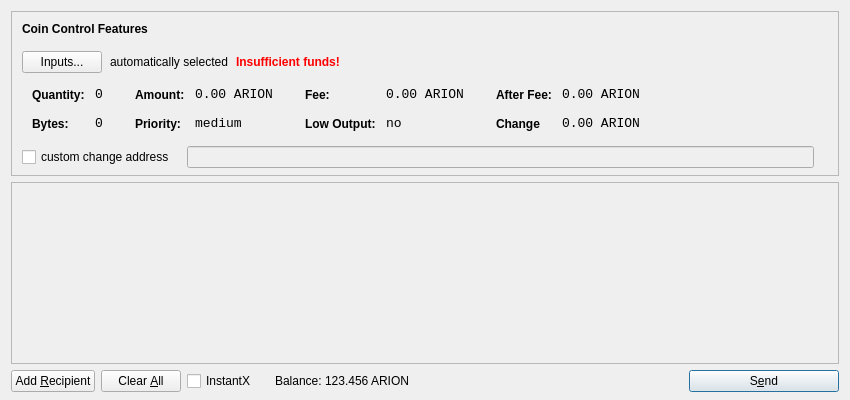
<?xml version="1.0" encoding="UTF-8"?>
<ui version="4.0">
 <class>SendCoinsDialog</class>
 <widget class="QDialog" name="SendCoinsDialog">
  <property name="geometry">
   <rect>
    <x>0</x>
    <y>0</y>
    <width>850</width>
    <height>400</height>
   </rect>
  </property>
  <property name="windowTitle">
   <string>Send Coins</string>
  </property>
  <property name="styleSheet">
   <string notr="true"/>
  </property>
  <layout class="QVBoxLayout" name="verticalLayout" stretch="0,1,0">
   <property name="bottomMargin">
    <number>8</number>
   </property>
   <item>
    <widget class="QFrame" name="frameCoinControl">
     <property name="sizePolicy">
      <sizepolicy hsizetype="Expanding" vsizetype="Expanding">
       <horstretch>0</horstretch>
       <verstretch>0</verstretch>
      </sizepolicy>
     </property>
     <property name="maximumSize">
      <size>
       <width>16777215</width>
       <height>16777215</height>
      </size>
     </property>
     <property name="frameShape">
      <enum>QFrame::StyledPanel</enum>
     </property>
     <property name="frameShadow">
      <enum>QFrame::Sunken</enum>
     </property>
     <layout class="QVBoxLayout" name="verticalLayoutCoinControl2">
      <property name="spacing">
       <number>6</number>
      </property>
      <property name="leftMargin">
       <number>0</number>
      </property>
      <property name="topMargin">
       <number>0</number>
      </property>
      <property name="rightMargin">
       <number>0</number>
      </property>
      <property name="bottomMargin">
       <number>6</number>
      </property>
      <item>
       <layout class="QVBoxLayout" name="verticalLayoutCoinControl" stretch="0,0,0,0,1">
        <property name="spacing">
         <number>0</number>
        </property>
        <property name="leftMargin">
         <number>10</number>
        </property>
        <property name="topMargin">
         <number>10</number>
        </property>
        <item>
         <layout class="QHBoxLayout" name="horizontalLayoutCoinControl1">
          <property name="bottomMargin">
           <number>15</number>
          </property>
          <item>
           <widget class="QLabel" name="labelCoinControlFeatures">
            <property name="sizePolicy">
             <sizepolicy hsizetype="Preferred" vsizetype="Maximum">
              <horstretch>0</horstretch>
              <verstretch>0</verstretch>
             </sizepolicy>
            </property>
            <property name="font">
             <font>
              <weight>75</weight>
              <bold>true</bold>
             </font>
            </property>
            <property name="styleSheet">
             <string notr="true">font-weight:bold;</string>
            </property>
            <property name="text">
             <string>Coin Control Features</string>
            </property>
           </widget>
          </item>
         </layout>
        </item>
        <item>
         <layout class="QHBoxLayout" name="horizontalLayoutCoinControl2" stretch="0,0,0,0">
          <property name="spacing">
           <number>8</number>
          </property>
          <property name="bottomMargin">
           <number>10</number>
          </property>
          <item>
           <widget class="QPushButton" name="pushButtonCoinControl">
            <property name="styleSheet">
             <string notr="true"/>
            </property>
            <property name="text">
             <string>Inputs...</string>
            </property>
           </widget>
          </item>
          <item>
           <widget class="QLabel" name="labelCoinControlAutomaticallySelected">
            <property name="text">
             <string>automatically selected</string>
            </property>
            <property name="margin">
             <number>5</number>
            </property>
           </widget>
          </item>
          <item>
           <widget class="QLabel" name="labelCoinControlInsuffFunds">
            <property name="font">
             <font>
              <weight>75</weight>
              <bold>true</bold>
             </font>
            </property>
            <property name="styleSheet">
             <string notr="true">color:red;font-weight:bold;</string>
            </property>
            <property name="text">
             <string>Insufficient funds!</string>
            </property>
            <property name="margin">
             <number>5</number>
            </property>
           </widget>
          </item>
          <item>
           <spacer name="horizontalSpacerCoinControl">
            <property name="orientation">
             <enum>Qt::Horizontal</enum>
            </property>
            <property name="sizeHint" stdset="0">
             <size>
              <width>40</width>
              <height>1</height>
             </size>
            </property>
           </spacer>
          </item>
         </layout>
        </item>
        <item>
         <widget class="QWidget" name="widgetCoinControl" native="true">
          <property name="sizePolicy">
           <sizepolicy hsizetype="Preferred" vsizetype="Preferred">
            <horstretch>0</horstretch>
            <verstretch>0</verstretch>
           </sizepolicy>
          </property>
          <property name="minimumSize">
           <size>
            <width>0</width>
            <height>0</height>
           </size>
          </property>
          <property name="styleSheet">
           <string notr="true"/>
          </property>
          <layout class="QHBoxLayout" name="horizontalLayoutCoinControl5">
           <property name="leftMargin">
            <number>0</number>
           </property>
           <property name="topMargin">
            <number>0</number>
           </property>
           <property name="rightMargin">
            <number>0</number>
           </property>
           <property name="bottomMargin">
            <number>0</number>
           </property>
           <item>
            <layout class="QHBoxLayout" name="horizontalLayoutCoinControl3" stretch="0,0,0,1">
             <property name="spacing">
              <number>20</number>
             </property>
             <property name="topMargin">
              <number>0</number>
             </property>
             <property name="bottomMargin">
              <number>10</number>
             </property>
             <item>
              <layout class="QFormLayout" name="formLayoutCoinControl1">
               <property name="horizontalSpacing">
                <number>10</number>
               </property>
               <property name="verticalSpacing">
                <number>14</number>
               </property>
               <property name="leftMargin">
                <number>10</number>
               </property>
               <property name="topMargin">
                <number>4</number>
               </property>
               <property name="rightMargin">
                <number>6</number>
               </property>
               <item row="0" column="0">
                <widget class="QLabel" name="labelCoinControlQuantityText">
                 <property name="styleSheet">
                  <string notr="true">font-weight:bold;</string>
                 </property>
                 <property name="text">
                  <string>Quantity:</string>
                 </property>
                 <property name="margin">
                  <number>0</number>
                 </property>
                </widget>
               </item>
               <item row="0" column="1">
                <widget class="QLabel" name="labelCoinControlQuantity">
                 <property name="font">
                  <font>
                   <family>Monospace</family>
                   <pointsize>10</pointsize>
                  </font>
                 </property>
                 <property name="cursor">
                  <cursorShape>IBeamCursor</cursorShape>
                 </property>
                 <property name="contextMenuPolicy">
                  <enum>Qt::ActionsContextMenu</enum>
                 </property>
                 <property name="text">
                  <string>0</string>
                 </property>
                 <property name="margin">
                  <number>0</number>
                 </property>
                 <property name="textInteractionFlags">
                  <set>Qt::LinksAccessibleByMouse|Qt::TextSelectableByKeyboard|Qt::TextSelectableByMouse</set>
                 </property>
                </widget>
               </item>
               <item row="1" column="0">
                <widget class="QLabel" name="labelCoinControlBytesText">
                 <property name="styleSheet">
                  <string notr="true">font-weight:bold;</string>
                 </property>
                 <property name="text">
                  <string>Bytes:</string>
                 </property>
                </widget>
               </item>
               <item row="1" column="1">
                <widget class="QLabel" name="labelCoinControlBytes">
                 <property name="font">
                  <font>
                   <family>Monospace</family>
                   <pointsize>10</pointsize>
                  </font>
                 </property>
                 <property name="cursor">
                  <cursorShape>IBeamCursor</cursorShape>
                 </property>
                 <property name="contextMenuPolicy">
                  <enum>Qt::ActionsContextMenu</enum>
                 </property>
                 <property name="text">
                  <string>0</string>
                 </property>
                 <property name="textInteractionFlags">
                  <set>Qt::LinksAccessibleByMouse|Qt::TextSelectableByKeyboard|Qt::TextSelectableByMouse</set>
                 </property>
                </widget>
               </item>
              </layout>
             </item>
             <item>
              <layout class="QFormLayout" name="formLayoutCoinControl2">
               <property name="horizontalSpacing">
                <number>10</number>
               </property>
               <property name="verticalSpacing">
                <number>14</number>
               </property>
               <property name="leftMargin">
                <number>6</number>
               </property>
               <property name="topMargin">
                <number>4</number>
               </property>
               <property name="rightMargin">
                <number>6</number>
               </property>
               <item row="0" column="0">
                <widget class="QLabel" name="labelCoinControlAmountText">
                 <property name="styleSheet">
                  <string notr="true">font-weight:bold;</string>
                 </property>
                 <property name="text">
                  <string>Amount:</string>
                 </property>
                 <property name="margin">
                  <number>0</number>
                 </property>
                </widget>
               </item>
               <item row="0" column="1">
                <widget class="QLabel" name="labelCoinControlAmount">
                 <property name="font">
                  <font>
                   <family>Monospace</family>
                   <pointsize>10</pointsize>
                  </font>
                 </property>
                 <property name="cursor">
                  <cursorShape>IBeamCursor</cursorShape>
                 </property>
                 <property name="contextMenuPolicy">
                  <enum>Qt::ActionsContextMenu</enum>
                 </property>
                 <property name="text">
                  <string>0.00 ARION</string>
                 </property>
                 <property name="textInteractionFlags">
                  <set>Qt::LinksAccessibleByMouse|Qt::TextSelectableByKeyboard|Qt::TextSelectableByMouse</set>
                 </property>
                </widget>
               </item>
               <item row="1" column="0">
                <widget class="QLabel" name="labelCoinControlPriorityText">
                 <property name="styleSheet">
                  <string notr="true">font-weight:bold;</string>
                 </property>
                 <property name="text">
                  <string>Priority:</string>
                 </property>
                </widget>
               </item>
               <item row="1" column="1">
                <widget class="QLabel" name="labelCoinControlPriority">
                 <property name="font">
                  <font>
                   <family>Monospace</family>
                   <pointsize>10</pointsize>
                  </font>
                 </property>
                 <property name="cursor">
                  <cursorShape>IBeamCursor</cursorShape>
                 </property>
                 <property name="contextMenuPolicy">
                  <enum>Qt::ActionsContextMenu</enum>
                 </property>
                 <property name="text">
                  <string>medium</string>
                 </property>
                 <property name="textInteractionFlags">
                  <set>Qt::LinksAccessibleByMouse|Qt::TextSelectableByKeyboard|Qt::TextSelectableByMouse</set>
                 </property>
                </widget>
               </item>
              </layout>
             </item>
             <item>
              <layout class="QFormLayout" name="formLayoutCoinControl3">
               <property name="horizontalSpacing">
                <number>10</number>
               </property>
               <property name="verticalSpacing">
                <number>14</number>
               </property>
               <property name="leftMargin">
                <number>6</number>
               </property>
               <property name="topMargin">
                <number>4</number>
               </property>
               <property name="rightMargin">
                <number>6</number>
               </property>
               <item row="0" column="0">
                <widget class="QLabel" name="labelCoinControlFeeText">
                 <property name="styleSheet">
                  <string notr="true">font-weight:bold;</string>
                 </property>
                 <property name="text">
                  <string>Fee:</string>
                 </property>
                 <property name="margin">
                  <number>0</number>
                 </property>
                </widget>
               </item>
               <item row="0" column="1">
                <widget class="QLabel" name="labelCoinControlFee">
                 <property name="font">
                  <font>
                   <family>Monospace</family>
                   <pointsize>10</pointsize>
                  </font>
                 </property>
                 <property name="cursor">
                  <cursorShape>IBeamCursor</cursorShape>
                 </property>
                 <property name="contextMenuPolicy">
                  <enum>Qt::ActionsContextMenu</enum>
                 </property>
                 <property name="text">
                  <string>0.00 ARION</string>
                 </property>
                 <property name="textInteractionFlags">
                  <set>Qt::LinksAccessibleByMouse|Qt::TextSelectableByKeyboard|Qt::TextSelectableByMouse</set>
                 </property>
                </widget>
               </item>
               <item row="1" column="0">
                <widget class="QLabel" name="labelCoinControlLowOutputText">
                 <property name="styleSheet">
                  <string notr="true">font-weight:bold;</string>
                 </property>
                 <property name="text">
                  <string>Low Output:</string>
                 </property>
                </widget>
               </item>
               <item row="1" column="1">
                <widget class="QLabel" name="labelCoinControlLowOutput">
                 <property name="font">
                  <font>
                   <family>Monospace</family>
                   <pointsize>10</pointsize>
                  </font>
                 </property>
                 <property name="cursor">
                  <cursorShape>IBeamCursor</cursorShape>
                 </property>
                 <property name="contextMenuPolicy">
                  <enum>Qt::ActionsContextMenu</enum>
                 </property>
                 <property name="text">
                  <string>no</string>
                 </property>
                 <property name="textInteractionFlags">
                  <set>Qt::LinksAccessibleByMouse|Qt::TextSelectableByKeyboard|Qt::TextSelectableByMouse</set>
                 </property>
                </widget>
               </item>
              </layout>
             </item>
             <item>
              <layout class="QFormLayout" name="formLayoutCoinControl4">
               <property name="horizontalSpacing">
                <number>10</number>
               </property>
               <property name="verticalSpacing">
                <number>14</number>
               </property>
               <property name="leftMargin">
                <number>6</number>
               </property>
               <property name="topMargin">
                <number>4</number>
               </property>
               <property name="rightMargin">
                <number>6</number>
               </property>
               <item row="0" column="0">
                <widget class="QLabel" name="labelCoinControlAfterFeeText">
                 <property name="styleSheet">
                  <string notr="true">font-weight:bold;</string>
                 </property>
                 <property name="text">
                  <string>After Fee:</string>
                 </property>
                 <property name="margin">
                  <number>0</number>
                 </property>
                </widget>
               </item>
               <item row="0" column="1">
                <widget class="QLabel" name="labelCoinControlAfterFee">
                 <property name="font">
                  <font>
                   <family>Monospace</family>
                   <pointsize>10</pointsize>
                  </font>
                 </property>
                 <property name="cursor">
                  <cursorShape>IBeamCursor</cursorShape>
                 </property>
                 <property name="contextMenuPolicy">
                  <enum>Qt::ActionsContextMenu</enum>
                 </property>
                 <property name="text">
                  <string>0.00 ARION</string>
                 </property>
                 <property name="textInteractionFlags">
                  <set>Qt::LinksAccessibleByMouse|Qt::TextSelectableByKeyboard|Qt::TextSelectableByMouse</set>
                 </property>
                </widget>
               </item>
               <item row="1" column="0">
                <widget class="QLabel" name="labelCoinControlChangeText">
                 <property name="styleSheet">
                  <string notr="true">font-weight:bold;</string>
                 </property>
                 <property name="text">
                  <string>Change</string>
                 </property>
                </widget>
               </item>
               <item row="1" column="1">
                <widget class="QLabel" name="labelCoinControlChange">
                 <property name="font">
                  <font>
                   <family>Monospace</family>
                   <pointsize>10</pointsize>
                  </font>
                 </property>
                 <property name="cursor">
                  <cursorShape>IBeamCursor</cursorShape>
                 </property>
                 <property name="contextMenuPolicy">
                  <enum>Qt::ActionsContextMenu</enum>
                 </property>
                 <property name="text">
                  <string>0.00 ARION</string>
                 </property>
                 <property name="textInteractionFlags">
                  <set>Qt::LinksAccessibleByMouse|Qt::TextSelectableByKeyboard|Qt::TextSelectableByMouse</set>
                 </property>
                </widget>
               </item>
              </layout>
             </item>
            </layout>
           </item>
          </layout>
         </widget>
        </item>
        <item>
         <layout class="QHBoxLayout" name="horizontalLayoutCoinControl4" stretch="0,0,0">
          <property name="spacing">
           <number>12</number>
          </property>
          <property name="sizeConstraint">
           <enum>QLayout::SetDefaultConstraint</enum>
          </property>
          <property name="topMargin">
           <number>5</number>
          </property>
          <property name="rightMargin">
           <number>5</number>
          </property>
          <item>
           <widget class="QCheckBox" name="checkBoxCoinControlChange">
            <property name="text">
             <string>custom change address</string>
            </property>
           </widget>
          </item>
          <item>
           <widget class="QLineEdit" name="lineEditCoinControlChange">
            <property name="enabled">
             <bool>false</bool>
            </property>
            <property name="sizePolicy">
             <sizepolicy hsizetype="Expanding" vsizetype="Fixed">
              <horstretch>0</horstretch>
              <verstretch>0</verstretch>
             </sizepolicy>
            </property>
           </widget>
          </item>
          <item>
           <widget class="QLabel" name="labelCoinControlChangeLabel">
            <property name="sizePolicy">
             <sizepolicy hsizetype="Preferred" vsizetype="Expanding">
              <horstretch>0</horstretch>
              <verstretch>0</verstretch>
             </sizepolicy>
            </property>
            <property name="minimumSize">
             <size>
              <width>0</width>
              <height>0</height>
             </size>
            </property>
            <property name="text">
             <string/>
            </property>
            <property name="margin">
             <number>3</number>
            </property>
           </widget>
          </item>
         </layout>
        </item>
        <item>
         <spacer name="verticalSpacerCoinControl">
          <property name="orientation">
           <enum>Qt::Vertical</enum>
          </property>
          <property name="sizeHint" stdset="0">
           <size>
            <width>800</width>
            <height>1</height>
           </size>
          </property>
         </spacer>
        </item>
       </layout>
      </item>
     </layout>
    </widget>
   </item>
   <item>
    <widget class="QScrollArea" name="scrollArea">
     <property name="widgetResizable">
      <bool>true</bool>
     </property>
     <widget class="QWidget" name="scrollAreaWidgetContents">
      <property name="geometry">
       <rect>
        <x>0</x>
        <y>0</y>
        <width>830</width>
        <height>170</height>
       </rect>
      </property>
      <layout class="QVBoxLayout" name="verticalLayout_2">
       <property name="leftMargin">
        <number>0</number>
       </property>
       <property name="topMargin">
        <number>0</number>
       </property>
       <property name="rightMargin">
        <number>0</number>
       </property>
       <property name="bottomMargin">
        <number>0</number>
       </property>
       <item>
        <layout class="QVBoxLayout" name="entries">
         <property name="spacing">
          <number>6</number>
         </property>
        </layout>
       </item>
       <item>
        <spacer name="verticalSpacer">
         <property name="orientation">
          <enum>Qt::Vertical</enum>
         </property>
         <property name="sizeHint" stdset="0">
          <size>
           <width>20</width>
           <height>40</height>
          </size>
         </property>
        </spacer>
       </item>
      </layout>
     </widget>
    </widget>
   </item>
   <item>
    <layout class="QHBoxLayout" name="horizontalLayout">
     <item>
      <widget class="QPushButton" name="addButton">
       <property name="toolTip">
        <string>Send to multiple recipients at once</string>
       </property>
       <property name="text">
        <string>Add &amp;Recipient</string>
       </property>
       <property name="autoDefault">
        <bool>false</bool>
       </property>
      </widget>
     </item>
     <item>
      <widget class="QPushButton" name="clearButton">
       <property name="sizePolicy">
        <sizepolicy hsizetype="Minimum" vsizetype="Fixed">
         <horstretch>0</horstretch>
         <verstretch>0</verstretch>
        </sizepolicy>
       </property>
       <property name="toolTip">
        <string>Remove all transaction fields</string>
       </property>
       <property name="text">
        <string>Clear &amp;All</string>
       </property>
       <property name="autoRepeatDelay">
        <number>300</number>
       </property>
       <property name="autoDefault">
        <bool>false</bool>
       </property>
      </widget>
     </item>
     <item>
      <layout class="QHBoxLayout" name="horizontalLayout_2">
       <property name="spacing">
        <number>3</number>
       </property>
       <item>
        <widget class="QCheckBox" name="checkInstantX">
         <property name="enabled">
          <bool>true</bool>
         </property>
         <property name="minimumSize">
          <size>
           <width>85</width>
           <height>0</height>
          </size>
         </property>
         <property name="text">
          <string>InstantX</string>
         </property>
        </widget>
       </item>
       <item>
        <widget class="QLabel" name="label">
         <property name="sizePolicy">
          <sizepolicy hsizetype="Preferred" vsizetype="Fixed">
           <horstretch>0</horstretch>
           <verstretch>0</verstretch>
          </sizepolicy>
         </property>
         <property name="text">
          <string>Balance:</string>
         </property>
        </widget>
       </item>
       <item>
        <widget class="QLabel" name="labelBalance">
         <property name="sizePolicy">
          <sizepolicy hsizetype="Preferred" vsizetype="Fixed">
           <horstretch>0</horstretch>
           <verstretch>0</verstretch>
          </sizepolicy>
         </property>
         <property name="cursor">
          <cursorShape>IBeamCursor</cursorShape>
         </property>
         <property name="text">
          <string>123.456 ARION</string>
         </property>
         <property name="textInteractionFlags">
          <set>Qt::LinksAccessibleByMouse|Qt::TextSelectableByKeyboard|Qt::TextSelectableByMouse</set>
         </property>
        </widget>
       </item>
      </layout>
     </item>
     <item>
      <spacer name="horizontalSpacer">
       <property name="orientation">
        <enum>Qt::Horizontal</enum>
       </property>
       <property name="sizeHint" stdset="0">
        <size>
         <width>40</width>
         <height>20</height>
        </size>
       </property>
      </spacer>
     </item>
     <item>
      <widget class="QPushButton" name="sendButton">
       <property name="minimumSize">
        <size>
         <width>150</width>
         <height>0</height>
        </size>
       </property>
       <property name="toolTip">
        <string>Confirm the send action</string>
       </property>
       <property name="text">
        <string>S&amp;end</string>
       </property>
       <property name="icon">
        <iconset resource="../bitcoin.qrc">
         <normaloff>:/icons/send</normaloff>:/icons/send</iconset>
       </property>
       <property name="default">
        <bool>true</bool>
       </property>
      </widget>
     </item>
    </layout>
   </item>
  </layout>
 </widget>
 <resources>
  <include location="../bitcoin.qrc"/>
 </resources>
 <connections/>
</ui>
